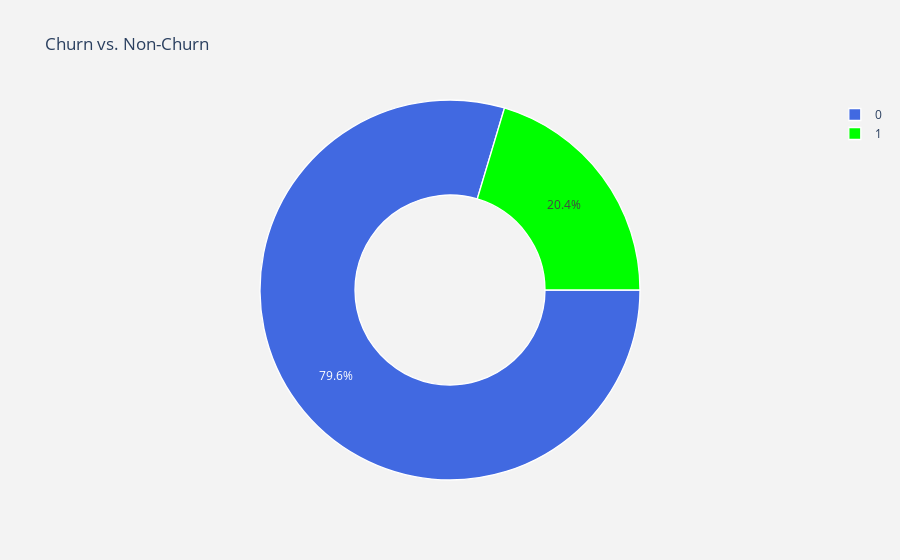

Write notebook code for a chart like this one.
### Markdown cell above
### Churn No-Churn Ratio

### Code cell
#labels
lab = bank["churn"].value_counts().keys().tolist()
#values
val = bank["churn"].value_counts().values.tolist()

trace = go.Pie(labels = lab ,
               values = val ,
               marker = dict(colors =  [ 'royalblue' ,'lime'],
                             line = dict(color = "white",
                                         width =  1.3)
                            ),
               rotation = 90,
               hoverinfo = "label+value+text",
               hole = .5
              )
layout = go.Layout(dict(title = "Churn vs. Non-Churn",
                        plot_bgcolor  = "rgb(243,243,243)",
                        paper_bgcolor = "rgb(243,243,243)",
                       )
                  )

data = [trace]
fig = go.Figure(data = data,layout = layout)

iplot(fig)

### Figure 1 — Plotly figure (JSON) as saved in the notebook; plotly's stock layout.template omitted (floating-point values rounded to 4 significant figures)
{"data": [{"hole": 0.5, "hoverinfo": "label+value+text", "labels": [0, 1], "marker": {"colors": ["royalblue", "lime"], "line": {"color": "white", "width": 1.3}}, "rotation": 90, "type": "pie", "values": [7963, 2037]}], "layout": {"paper_bgcolor": "rgb(243,243,243)", "plot_bgcolor": "rgb(243,243,243)", "title": {"text": "Churn vs. Non-Churn"}}}
